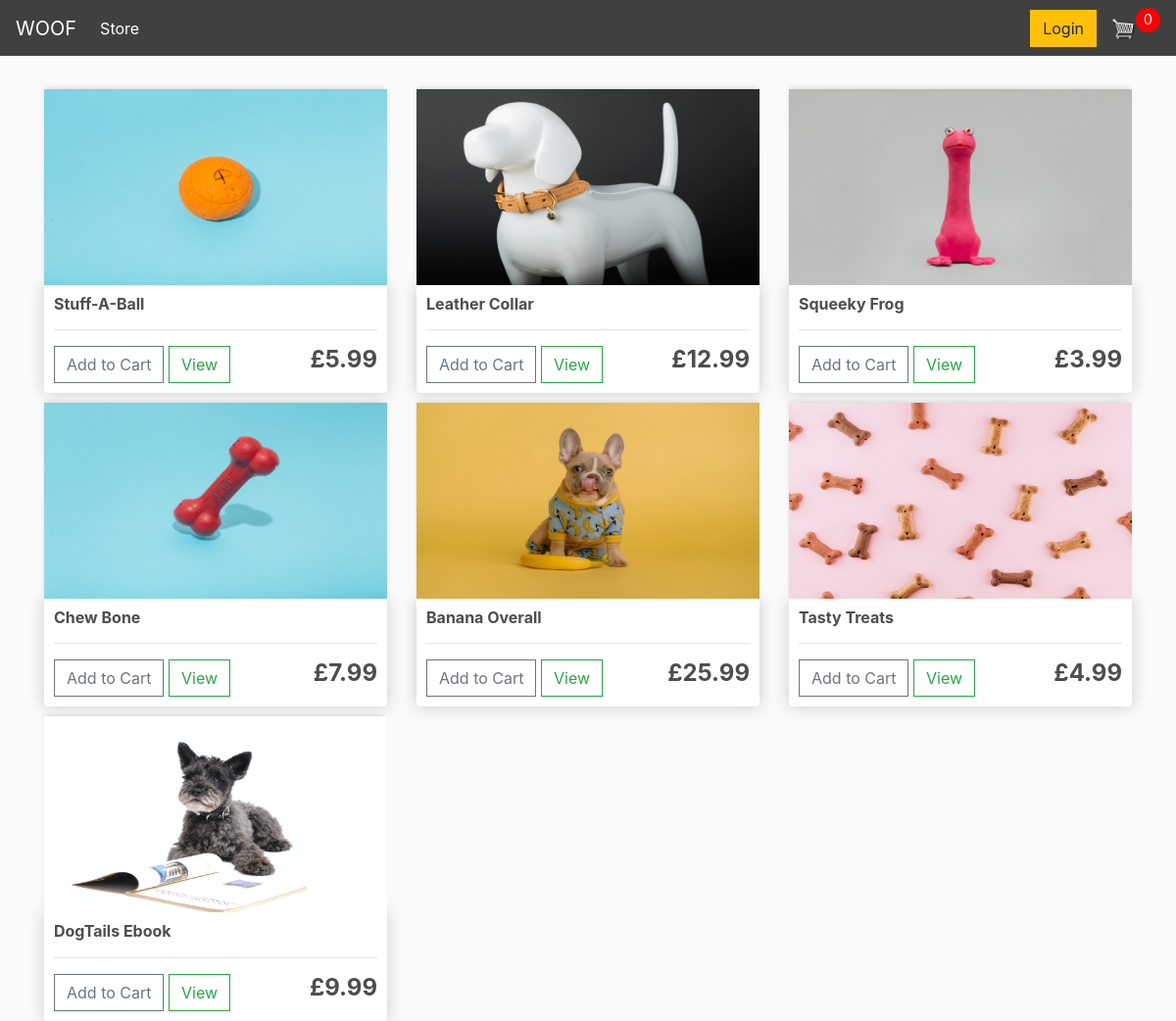
The page / on the database its author committed.
### store/models.py (models this page shows, shortened)
class Product(models.Model):
    name = models.CharField(max_length=200, null=True)
    price = models.DecimalField(max_digits=7, decimal_places=2)
    digital = models.BooleanField(default=False, null=True, blank=True)
    image = models.ImageField(null=True, blank=True)
    @property
    def imageURL(self):
        try:
            url = self.image.url
        except:
            url = ''
        return url

### store/views.py (the view)
# urls.py: path('', include('store.urls')),
def store(request):
    data = cartData(request)
    cartItems = data['cartItems']
    products = Product.objects.all()
    context = {'products':products, 'cartItems':cartItems}
    return render(request, 'store/store.html', context)

### store/utils.py (called while the page is built, shortened)
def cookieCart(request):
    try:
        cart = json.loads(request.COOKIES['cart'])
    except:
        cart = {}
    print('Cart:', cart)
    items = []
    order = {'get_cart_total':0, 'get_cart_items':0, 'shipping':False}
    cartItems = order['get_cart_items']
    return {'cartItems':cartItems, 'order':order, 'items':items}

def cartData(request):
    if request.user.is_authenticated:
        customer = request.user.customer
        order, created = Order.objects.get_or_create(customer=customer, complete=False)
        items = order.orderitem_set.all()
        cartItems = order.get_cart_items
    else:
        cookieData = cookieCart(request)
        cartItems = cookieData['cartItems']
        order = cookieData['order']
        items = cookieData['items']
    return {'cartItems':cartItems, 'order':order, 'items':items}

### store/templates/store/store.html
{% extends 'store/main.html' %}
{% load static %}
{% block content %}
  <div class="row">
    {% for product in products %}
    <div class="col-lg-4">
    	<img class="thumbnail" src="{{product.imageURL}}">
    	<div class="box-element product">
    		<h6><strong>{{product.name}}</strong></h6>
    		<hr>
    		<button data-product={{product.id}} data-action="add" class="btn btn-outline-secondary add-btn update-cart">Add to Cart</button>
    		<a class="btn btn-outline-success" href="#">View</a>
    		<h4 style="display: inline-block; float: right"><strong>£{{product.price|floatformat:2}}</strong></h4>
    	</div>
    </div>
    {% endfor %}
  </div>
{% endblock content %}

### static/css/main.css (style rules this page uses)
body { background-color: hsl(0, 0%, 98%); }
h1,h2,h3,h4,h5,h6 { color:hsl(0, 0%, 30%); }
.box-element { box-shadow:hsl(0, 0%, 80%) 0 0 16px; background-color: #fff; border-radius: 4px; padding: 10px; }
.thumbnail { width: 100%; height: 200px; -webkit-box-shadow: -1px -3px 5px -2px rgba(214,214,214,1); -moz-box-shadow: -1px -3px 5px -2px rgba(214,214,214,1); box-shadow: -1px -3px 5px -2px rgba(214,214,214,1); }
.product { border-radius: 0 0 4px 4px; }
.col-lg-4, .col-lg-6, .col-lg-8, .col-lg-12 { margin-top: 10px; }
.btn { border-radius: 0; }

### rows shown on the page
Product: imageURL (picture), name "Stuff-A-Ball", price "5.99"
Product: imageURL (picture), name "Leather Collar", price "12.99"
Product: imageURL (picture), name "Squeeky Frog", price "3.99"
Product: imageURL (picture), name "Chew Bone", price "7.99"
Product: imageURL (picture), name "Banana Overall", price "25.99"
Product: imageURL (picture), name "Tasty Treats", price "4.99"
Product: imageURL (picture), name "DogTails Ebook", price "9.99"

### other values the page prints
{{ cartItems }} "0"
